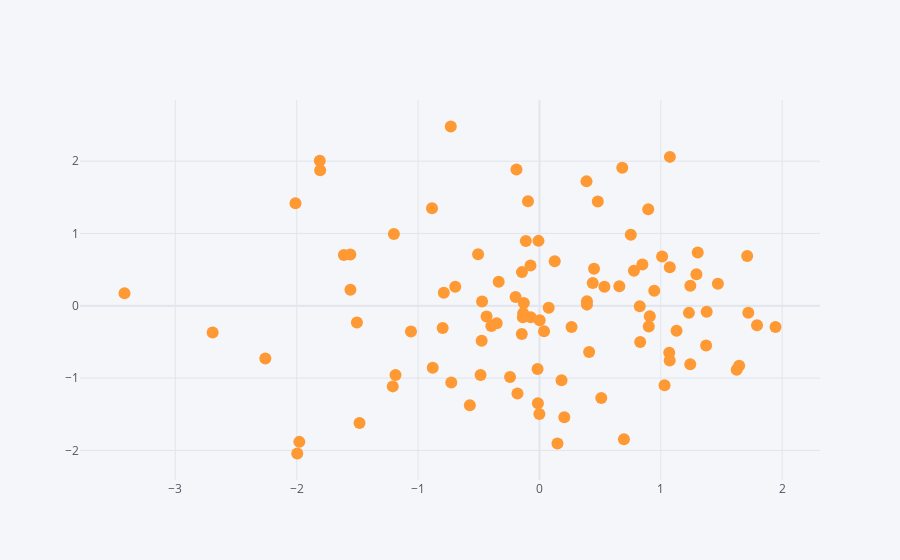

The notebook cell saved with this chart:
### Code cell
ddf.iplot(kind='scatter',x='A',y='B',mode='markers')
